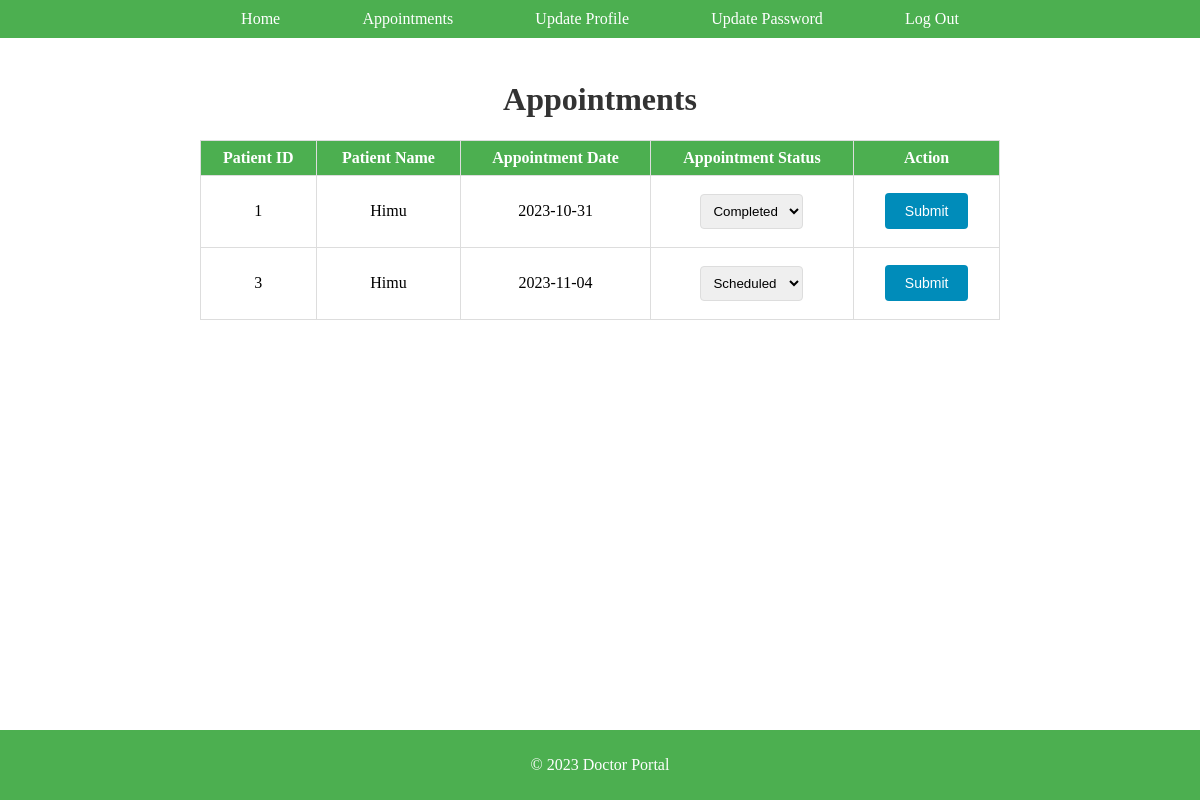
The page /Controller/appointments.php (signed in) on the database its author committed.
### tables this page shows
CREATE TABLE `appointments` (
  `id` int(50) NOT NULL,
  `patient_id` int(50) NOT NULL,
  `doctor_id` int(11) NOT NULL,
  `status` varchar(50) NOT NULL,
  `date` date NOT NULL
);

CREATE TABLE `patient` (
  `id` int(50) NOT NULL,
  `name` varchar(50) NOT NULL,
  `email` varchar(50) NOT NULL,
  `phone` int(20) NOT NULL,
  `address` text NOT NULL,
  `blood_group` varchar(10) NOT NULL,
  `password` varchar(50) NOT NULL
);

### Model/appointment.php (called while the page is built, shortened)
<?php
function getAppointments() {
    $conn = getConnection();
    $sql = "SELECT patient.id, patient.name, appointments.date, appointments.status, appointments.id FROM patient JOIN appointments ON patient.id = appointments.patient_id WHERE appointments.doctor_id = ?";
    $stmt = mysqli_prepare($conn, $sql);
    mysqli_stmt_bind_param($stmt, "i", $_SESSION['id']);
    mysqli_stmt_execute($stmt);
    $result = mysqli_stmt_get_result($stmt);
    $appointments = array();
    while ($row = mysqli_fetch_assoc($result)) {
        $appointments[] = $row;
    }
    return $appointments;
}
?>

### View/appointment.php (the view, shortened to what this page needs)
<?php
include('header.php');
?>
<div class="container">
    <h1>Appointments</h1>
    <div class="appointments-table">
        <table class="appointment-table" border="1">
            <tr>
                <th>Patient ID</th>
                <th>Patient Name</th>
                <th>Appointment Date</th>
                <th>Appointment Status</th>
                <th>Action</th>
            </tr>
            <?php foreach ($appointments as $appointment) : ?>
                <tr>
                    <td><?= $appointment['id'] ?></td>
                    <td><?= $appointment['name'] ?></td>
                    <td><?= $appointment['date'] ?></td>
                    <td>
                        <form id="appointmentForm" action="../Controller/appointments.php" method="post" novalidate>
                            <select name="status" id="status">
                                <option value="Scheduled" <?= $appointment['status'] == 'Scheduled' ? 'selected' : '' ?>>Scheduled</option>
                                <option value="Completed" <?= $appointment['status'] == 'Completed' ? 'selected' : '' ?>>Completed</option>
                            </select>
                    </td>
                    <td>
                        <button type="submit" name="submit" class="button">Submit</button>
                    </td>
                </tr>
            <?php endforeach; ?>
        </table>
    </div>
</div>
<?php include('footer.php'); ?>
<?php include('footer.php'); ?>

### css/style.css (style rules this page uses)
body { font-family: "Rajdhani"; margin: 0; padding: 0; }
.container { max-width: 800px; margin: 0 auto; padding-top: 60px; padding-bottom: 60px; }
h1 { text-align: center; color: #333; }
.button { display: inline-block; margin: 5px; background-color: #008cba; color: #fff; border: none; padding: 10px 20px; border-radius: 4px; text-align: center; text-decoration: none; font-size: 14px; cursor: pointer; transition: background-color 0.3s ease; }
form { margin: 10px; }
button { background-color: #008cba; color: #fff; border: none; padding: 10px 20px; border-radius: 4px; cursor: pointer; text-decoration: none; font-size: 14px; display: inline-block; transition: background-color 0.3s ease; }
table { width: 100%; border-collapse: collapse; margin-top: 20px; }
th, td { border: 1px solid #ddd; padding: 8px; text-align: center; }
th { background-color: #4caf50; color: white; }
select { padding: 8px; border: 1px solid #ddd; border-radius: 4px; }

### rows shown on the page
appointments: id "1", patient.name "Himu", date "2023-10-31", status "Completed"
appointments: id "3", patient.name "Himu", date "2023-11-04", status "Scheduled"
